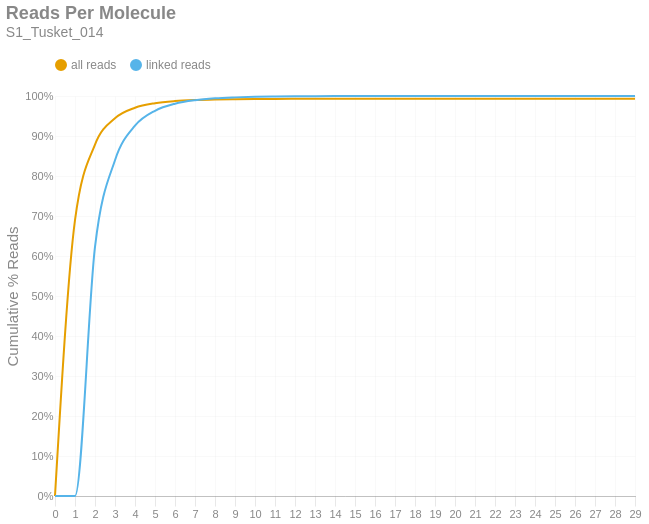

Notebook code for this chart:
### Markdown cell above
### Reads per Molecule
This chart shows the cumulative distribution of the number of reads per linked molecule. That is, how many alignments are associated with a unique molecule. This excludes the number of reads associated with invalid or absent linked-read barcodes. The `linked` histogram is the percentages recalculated when disregarding singletons.

### Code cell
if SKIPLR:
    print_html(f"Skipped")
else:
    counts = np.bincount(valids['reads'].cast(pl.Int64).to_numpy())
    weighted = counts * np.arange(len(counts))
    all_perc = weighted / n_reads
    linked_perc = weighted / n_linked_reads
    linked_perc[1] = 0
    binned_df = pl.DataFrame({
        'readsper': list(range(len(counts))),
        'all reads (cumsum)': np.cumsum(all_perc).tolist(),
        'linked reads (cumsum)': np.cumsum(linked_perc).tolist(),
    })

    with SafeRender(binned_df):
        (
            density_plot(binned_df, 'Reads Per Molecule', samplename, 'readspmol')
            .encode(
                x=alt.X('readsper:O', title=None).axis(labelAngle=0).scale(padding=0),
                y=alt.Y('value:Q', title='Cumulative % Reads').axis(format='%').stack(False),
                color=alt.Color("key:N").scale(domain=["all reads", "linked reads"]),
                tooltip=[
                    alt.Tooltip("key:N", title="Data Type"),
                    alt.Tooltip("readsper:O", title="Reads Per Molecule"),
                    alt.Tooltip("value:Q", format=".2%", title="% Reads (Cum.)")
                ]            
            )
        ).display()

### Figure 1 — Vega-Lite specification as saved in the notebook (floating-point values rounded to 4 significant figures)
{"width": "container", "height": 400, "config": {"title": {"anchor": "start", "dy": -15, "fontSize": 18, "color": "#888888", "subtitleColor": "#888888", "subtitleFontSize": 14}, "arc": {"fill": "#0072B2"}, "axis": {"domainColor": "#888888", "domainWidth": 0.5, "gridWidth": 0.2, "grid": false, "titleFontWeight": 400, "titleFontSize": 15, "labelFontSize": 11, "labelColor": "#888888", "tickColor": "#888888", "tickWidth": 0.2, "titleColor": "#888888"}, "axisBand": {"grid": false}, "axisX": {"grid": true, "tickSize": 10, "domainCap": "round"}, "axisY": {"domain": false, "grid": true, "tickSize": 0, "domainCap": "round"}, "background": "transparent", "header": {"labelFontSize": 15, "labelColor": "#888888", "titleFontSize": 15, "titleFontWeight": 600, "titleColor": "#888888"}, "legend": {"labelFont": "sans-serif", "labelFontSize": 12, "labelColor": "#888888", "symbolSize": 100, "symbolType": "circle", "titleFontSize": 12, "titlePadding": 10, "titleColor": "#888888", "title": null, "orient": "top"}, "range": {"category": ["#E69F00", "#56B4E9", "#009E73", "#F0E442", "#0072B2", "#D55E00", "#CC79A7", "#000000"], "diverging": ["#cfe8f3", "#a2d4ec", "#73bfe2", "#46abdb", "#1696d2", "#12719e"]}, "area": {"fill": "#0072B2", "fillOpacity": 0.7, "line": true, "strokeOpacity": 0.7}, "line": {"color": "#0072B2", "stroke": "#0072B2", "strokeWidth": 2}, "trail": {"color": "#0072B2", "stroke": "#0072B2", "strokeWidth": 0, "size": 1}, "point": {"filled": true, "fillOpacity": 1.0, "size": 95}, "text": {"color": "#888888", "fontSize": 11, "align": "right", "fontWeight": 400, "size": 11}, "bar": {"fill": "#0072B2", "stroke": null}, "view": {"stroke": null, "continuousWidth": 660, "continuousHeight": 400}}, "data": {"name": "data-073c9ff3290764ce857aeeb57dbd72f3"}, "mark": {"type": "line", "interpolate": "monotone", "point": {"opacity": 0, "size": 275}}, "encoding": {"color": {"field": "key", "scale": {"domain": ["all reads", "linked reads"]}, "type": "nominal"}, "tooltip": [{"field": "key", "title": "Data Type", "type": "nominal"}, {"field": "readsper", "title": "Reads Per Molecule", "type": "ordinal"}, {"field": "value", "format": ".2%", "title": "% Reads (Cum.)", "type": "quantitative"}], "x": {"axis": {"labelAngle": 0}, "field": "readsper", "scale": {"padding": 0}, "title": null, "type": "ordinal"}, "y": {"axis": {"format": "%"}, "field": "value", "stack": false, "title": "Cumulative % Reads", "type": "quantitative"}}, "params": [{"name": "param_c36ac31b6afebe62", "select": {"type": "point", "fields": ["key"]}, "bind": "legend"}], "title": {"text": "Reads Per Molecule", "subtitle": "S1_Tusket_014"}, "transform": [{"fold": ["all reads (cumsum)", "linked reads (cumsum)"]}, {"calculate": "replace(datum.key, ' (cumsum)', '')", "as": "key"}, {"filter": {"param": "param_c36ac31b6afebe62"}}], "usermeta": {"embedOptions": {"downloadFileName": "S1_Tusket_014.readspmol"}}, "$schema": "https://vega.github.io/schema/vega-lite/v6.1.0.json", "datasets": {"data-073c9ff3290764ce857aeeb57dbd72f3": [{"readsper": 0, "all reads (cumsum)": 0.0, "linked reads (cumsum)": 0.0}, {"readsper": 1, "all reads (cumsum)": 0.6897, "linked reads (cumsum)": 0.0}, {"readsper": 2, "all reads (cumsum)": 0.8786, "linked reads (cumsum)": 0.6225}, {"readsper": 3, "all reads (cumsum)": 0.9444, "linked reads (cumsum)": 0.8394}, {"readsper": 4, "all reads (cumsum)": 0.9706, "linked reads (cumsum)": 0.9257}, {"readsper": 5, "all reads (cumsum)": 0.9819, "linked reads (cumsum)": 0.963}, {"readsper": 6, "all reads (cumsum)": 0.9872, "linked reads (cumsum)": 0.9807}, {"readsper": 7, "all reads (cumsum)": 0.9899, "linked reads (cumsum)": 0.9895}, {"readsper": 8, "all reads (cumsum)": 0.9914, "linked reads (cumsum)": 0.9942}, {"readsper": 9, "all reads (cumsum)": 0.9921, "linked reads (cumsum)": 0.9966}, {"readsper": 10, "all reads (cumsum)": 0.9925, "linked reads (cumsum)": 0.998}, {"readsper": 11, "all reads (cumsum)": 0.9927, "linked reads (cumsum)": 0.9988}, {"readsper": 12, "all reads (cumsum)": 0.9929, "linked reads (cumsum)": 0.9992}, {"readsper": 13, "all reads (cumsum)": 0.993, "linked reads (cumsum)": 0.9995}, {"readsper": 14, "all reads (cumsum)": 0.993, "linked reads (cumsum)": 0.9997}, {"readsper": 15, "all reads (cumsum)": 0.9931, "linked reads (cumsum)": 0.9998}, {"readsper": 16, "all reads (cumsum)": 0.9931, "linked reads (cumsum)": 0.9999}, {"readsper": 17, "all reads (cumsum)": 0.9931, "linked reads (cumsum)": 0.9999}, {"readsper": 18, "all reads (cumsum)": 0.9931, "linked reads (cumsum)": 0.9999}, {"readsper": 19, "all reads (cumsum)": 0.9931, "linked reads (cumsum)": 0.9999}, {"readsper": 20, "all reads (cumsum)": 0.9931, "linked reads (cumsum)": 1.0}, {"readsper": 21, "all reads (cumsum)": 0.9931, "linked reads (cumsum)": 1.0}, {"readsper": 22, "all reads (cumsum)": 0.9931, "linked reads (cumsum)": 1.0}, {"readsper": 23, "all reads (cumsum)": 0.9931, "linked reads (cumsum)": 1.0}, {"readsper": 24, "all reads (cumsum)": 0.9931, "linked reads (cumsum)": 1.0}, {"readsper": 25, "all reads (cumsum)": 0.9931, "linked reads (cumsum)": 1.0}, {"readsper": 26, "all reads (cumsum)": 0.9931, "linked reads (cumsum)": 1.0}, {"readsper": 27, "all reads (cumsum)": 0.9931, "linked reads (cumsum)": 1.0}, {"readsper": 28, "all reads (cumsum)": 0.9931, "linked reads (cumsum)": 1.0}, {"readsper": 29, "all reads (cumsum)": 0.9931, "linked reads (cumsum)": 1.0}]}}
